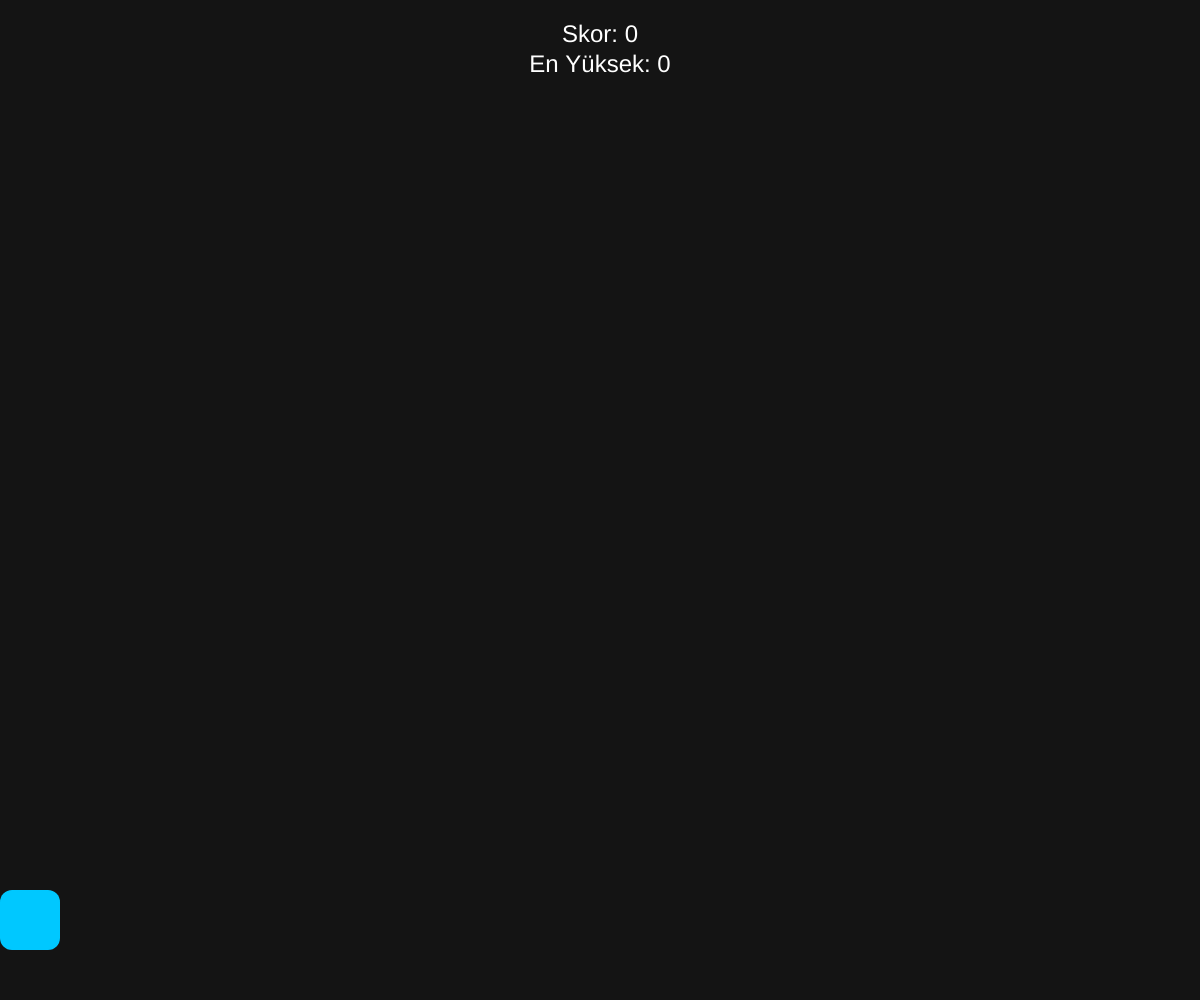
Frame 1 (no input)
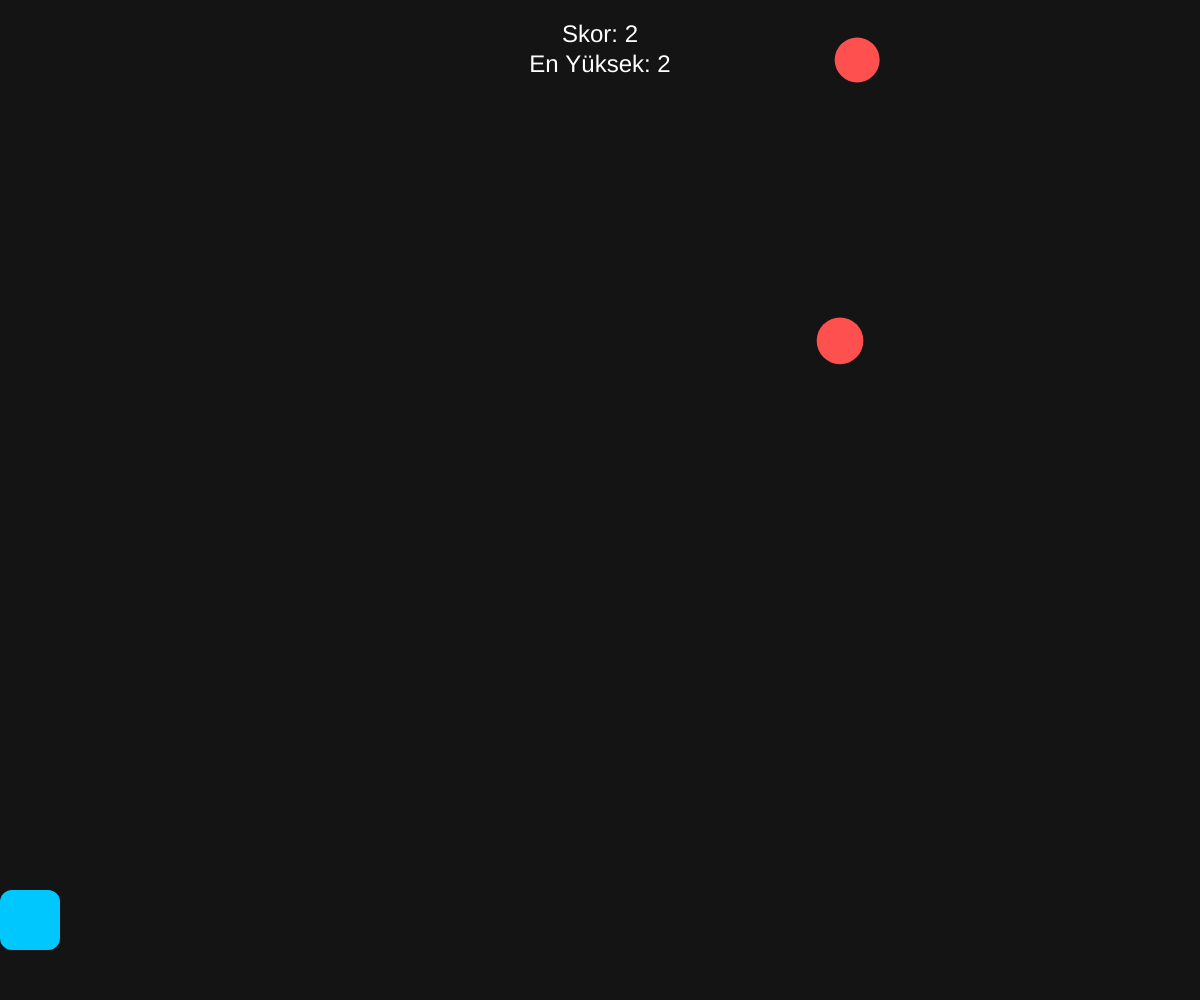
Frame 60 (no input)
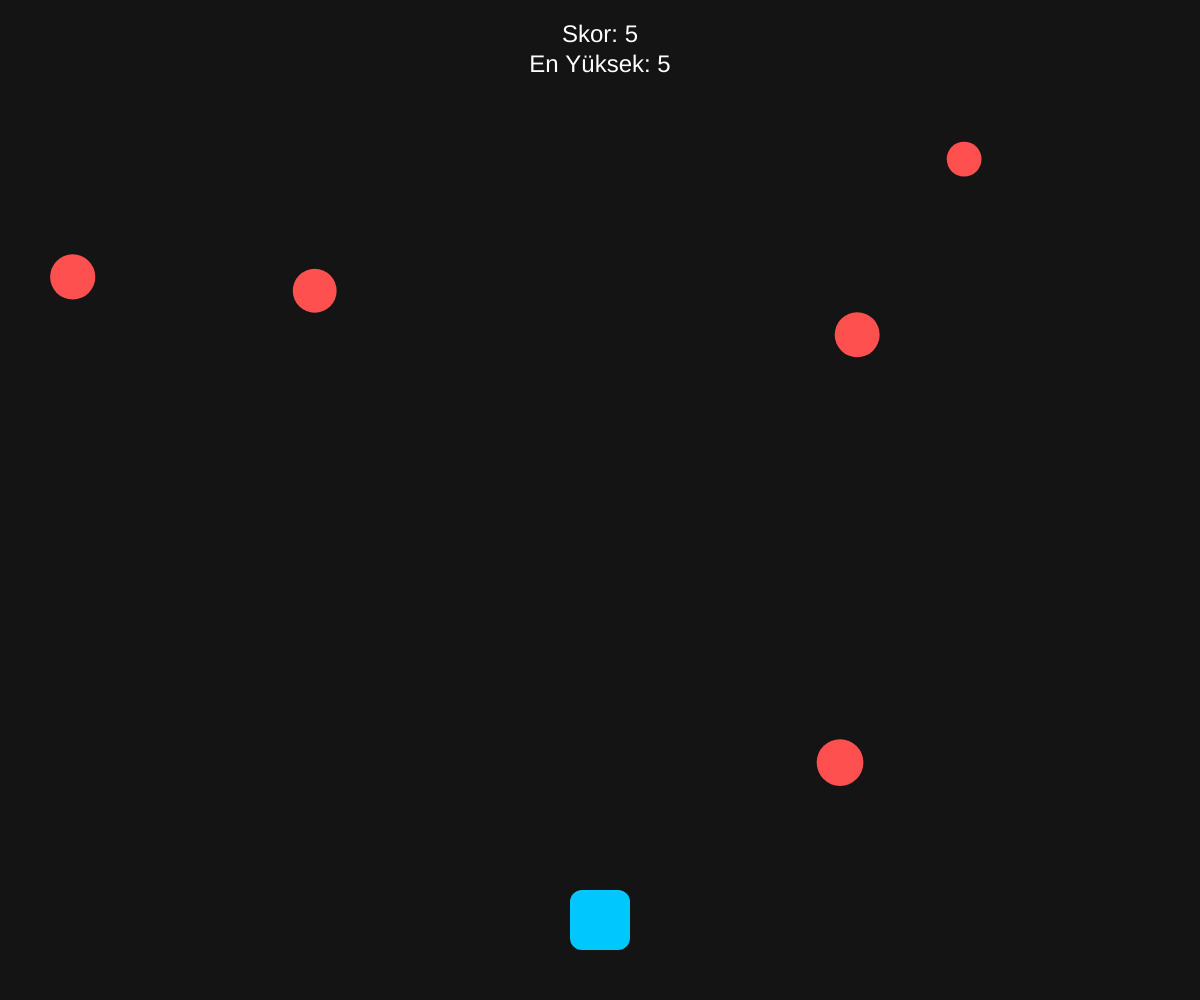
Frame 120 (the mouse pressed at the canvas centre since frame 60)

The p5.js sketch that drew these frames (run headless with seeded random() and noise() and a simulated clock; from frame 60 on, the mouse is pressed at the canvas centre):

// p5.js sketch
// ── sketch.js
let player;
let balls = [];
let bonusBall;
let score = 0;
let highScore = 0;
let gameOver = false;

function setup() {
  createCanvas(windowWidth, windowHeight);

  player = {
    x: width / 2,
    y: height - 80,
    size: 60
  };

  for (let i = 0; i < 5; i++) {
    balls.push(makeBall());
  }

  bonusBall = makeBonusBall();

  textAlign(CENTER, CENTER);
}

function draw() {
  background(20);

  if (gameOver) {
    fill(255);
    textSize(50);
    text("Game Over", width / 2, height / 2 - 30);

    textSize(26);
    text("Skor: " + floor(score), width / 2, height / 2 + 20);
    text("En Yüksek: " + floor(highScore), width / 2, height / 2 + 60);
    text("Tekrar başlamak için dokun / tıkla", width / 2, height / 2 + 110);
    return;
  }

  updatePlayer();
  drawPlayer();

  updateBalls();
  drawBalls();

  updateBonusBall();
  drawBonusBall();

  checkCollision();
  checkBonusCatch();

  score += 0.05;

  if (score > highScore) {
    highScore = score;
  }

  fill(255);
  textSize(24);
  text("Skor: " + floor(score), width / 2, 35);
  text("En Yüksek: " + floor(highScore), width / 2, 65);
}

function updatePlayer() {
  player.x = mouseX;
  player.x = constrain(player.x, player.size / 2, width - player.size / 2);
}

function drawPlayer() {
  rectMode(CENTER);
  noStroke();
  fill(0, 200, 255);
  rect(player.x, player.y, player.size, player.size, 12);
}

function updateBalls() {
  let speedBoost = 1 + score * 0.01;

  for (let b of balls) {
    b.y += b.speed * speedBoost;

    if (b.y > height + 60) {
      b.y = -60;
      b.x = random(width);
      b.size = random(30, 50);
      b.speed = random(3, 7);
    }
  }
}

function drawBalls() {
  noStroke();
  fill(255, 80, 80);

  for (let b of balls) {
    ellipse(b.x, b.y, b.size);
  }
}

function updateBonusBall() {
  bonusBall.y += bonusBall.speed;

  if (bonusBall.y > height + 40) {
    resetBonusBall();
  }
}

function drawBonusBall() {
  noStroke();
  fill(255, 220, 0);
  ellipse(bonusBall.x, bonusBall.y, bonusBall.size);
}

function checkCollision() {
  for (let b of balls) {
    let d = dist(player.x, player.y, b.x, b.y);

    if (d < player.size / 2 + b.size / 2) {
      gameOver = true;
    }
  }
}

function checkBonusCatch() {
  let d = dist(player.x, player.y, bonusBall.x, bonusBall.y);

  if (d < player.size / 2 + bonusBall.size / 2) {
    score += 10;
    resetBonusBall();
  }
}

function makeBall() {
  return {
    x: random(width),
    y: random(-height),
    size: random(30, 50),
    speed: random(3, 7)
  };
}

function makeBonusBall() {
  return {
    x: random(width),
    y: random(-height * 2, -100),
    size: 25,
    speed: 4
  };
}

function resetBonusBall() {
  bonusBall.x = random(width);
  bonusBall.y = random(-height * 2, -100);
  bonusBall.size = 25;
  bonusBall.speed = random(4, 6);
}

function mousePressed() {
  if (gameOver) {
    restartGame();
  }
}

function touchStarted() {
  if (gameOver) {
    restartGame();
  }
  return false;
}

function restartGame() {
  score = 0;
  gameOver = false;

  player.x = width / 2;

  balls = [];
  for (let i = 0; i < 5; i++) {
    balls.push(makeBall());
  }

  bonusBall = makeBonusBall();
}

function windowResized() {
  resizeCanvas(windowWidth, windowHeight);
  player.y = height - 80;
}
